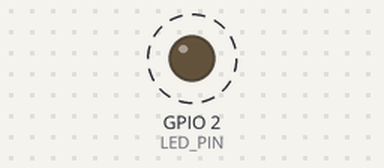
Recording of a program running on a simulated ESP32. Parts: output pins drawn as LEDs (lit = HIGH). Dashed ring = blinking. What the program prints to the serial monitor is not drawn.

Above: at 0.5 s.
Timing chart, 0 to 4.6 s (numbered marks = the images above):
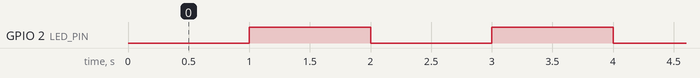

The program:

main.cpp
```cpp
#include <Arduino.h>

// Konfiguration
const int LED_PIN = 2;                 // indbygget lysdiode på DEVKIT-V1
const unsigned long INTERVAL_MS = 1000; // tid mellem skift

unsigned long sidsteSkift = 0;
bool ledTaendt = false;

void setup() {
  Serial.begin(115200);  // skal passe med monitor_speed
  pinMode(LED_PIN, OUTPUT);
  Serial.println("PlatformIO virker!");
}

void loop() {
  // millis() i stedet for delay(), så loop() aldrig står stille
  if (millis() - sidsteSkift >= INTERVAL_MS) {
    sidsteSkift = millis();
    ledTaendt = !ledTaendt;
    digitalWrite(LED_PIN, ledTaendt ? HIGH : LOW);
    Serial.printf("Kørt i %lu s\n", millis() / 1000);
  }
}
```

Measured:
- by itself, GPIO 2 (LED_PIN): alternates HIGH for 1.0 s and LOW for 1.0 s
